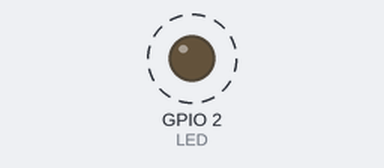
Bench run of a program on a simulated ESP32. Parts: output pins drawn as LEDs (lit = HIGH). Dashed ring = blinking. WiFi joins after 1.5 s; servers stay silent unless stated; what the program prints to the serial monitor is not drawn.

Above: at 3.7 s.
Timing chart, 0 to 7.8 s (numbered marks = the images above):
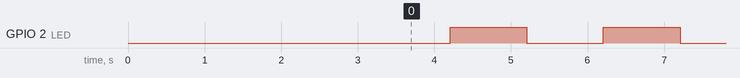

Measured:
- by itself, GPIO 2 (LED): alternates HIGH for 1.0 s and LOW for 1.0 s

The program:

main.cpp
```cpp
#include <Arduino.h>
#include <WiFi.h>
#define LED 2
const IPAddress serverIP(192,168,50,44); //Óû·ÃÎÊµÄµØÖ·
uint16_t serverPort = 8086;         //Server ip port
WiFiClient client; //Declare a client object to connect to the server

void ESP32_WiFiInit();

void setup() {
    Serial.begin(115200);
    delay(500);
    Serial.print("Hello! This is Esp32!\r\n");
    pinMode(LED, OUTPUT);
    ESP32_WiFiInit();
}

int LEDState = 0;
void loop() {
    delay(1000);
    LEDState = 1 - LEDState;
    digitalWrite(LED,LEDState); //LED power toggle
    client.write("Hello!\r\n");
}

void ESP32_WiFiInit(){
    WiFi.begin("KC114", "kc114kc114");   //the esp connects to the network as a station
    delay(1000);
    while (WiFi.status() != WL_CONNECTED)              //waiting for connection
    {
        delay(500);
        Serial.print(".");
    }
    Serial.println("The esp has connected to the network");
    WiFi.setAutoConnect(true);
    Serial.println("Connected");
    Serial.print("IP Address:");
    Serial.println(WiFi.localIP());
    Serial.println("Trying to connect to server");
    while(!client.connect(serverIP, serverPort)){
        Serial.println("Trying connect");
    }
    Serial.println("The esp has connect to the server");
    client.write("Hello this is esp32!\r\n");
    String WifiLine = client.readStringUntil('\n');
    Serial.print(WifiLine);
}
```
